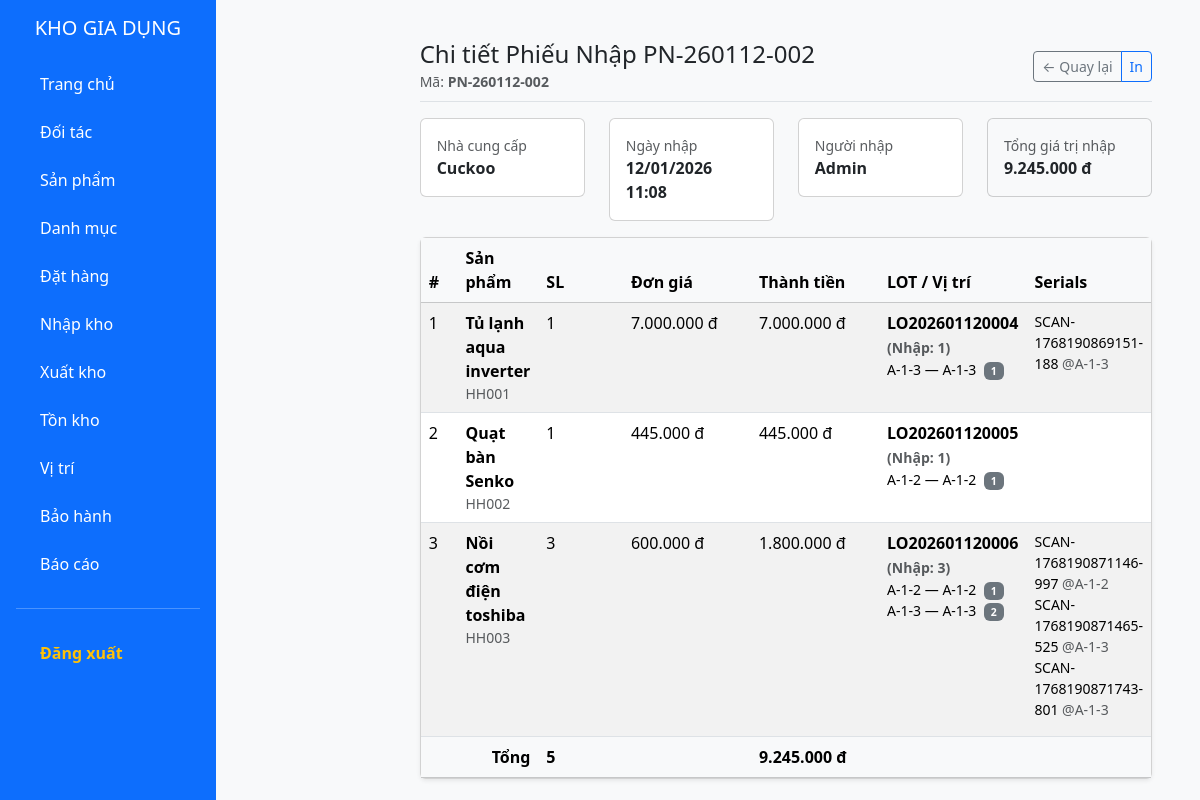
The app's page /public/import/show/PN-260112-002 (signed in) with its own data.
### tables this page shows
CREATE TABLE IF NOT EXISTS `phieunhap` (
  `maPN` varchar(20) NOT NULL,
  `ngayNhap` datetime DEFAULT CURRENT_TIMESTAMP,
  `maNCC` varchar(10) NOT NULL,
  `ghiChu` varchar(300) DEFAULT NULL,
  `maND` varchar(20) DEFAULT NULL,
  PRIMARY KEY (`maPN`),
  KEY `fk_pn_ncc` (`maNCC`),
  KEY `fk_pn_nd` (`maND`)
);

CREATE TABLE IF NOT EXISTS `nhacungcap` (
  `maNCC` varchar(10) NOT NULL,
  `tenNCC` varchar(100) NOT NULL,
  `diaChi` varchar(200) DEFAULT NULL,
  `sdt` varchar(20) DEFAULT NULL,
  `email` varchar(50) DEFAULT NULL,
  `trangThai` tinyint DEFAULT '1',
  PRIMARY KEY (`maNCC`)
);

CREATE TABLE IF NOT EXISTS `nguoidung` (
  `maND` varchar(20) NOT NULL,
  `tenND` varchar(100) NOT NULL,
  `email` varchar(50) DEFAULT NULL,
  `sdt` varchar(10) DEFAULT NULL,
  `taiKhoan` varchar(50) NOT NULL,
  `matKhau` varchar(255) NOT NULL,
  `maVaiTro` varchar(20) NOT NULL,
  PRIMARY KEY (`maND`),
  UNIQUE KEY `taiKhoan` (`taiKhoan`),
  KEY `fk_nguoidung_vaitro` (`maVaiTro`)
);

CREATE TABLE IF NOT EXISTS `ct_phieunhap` (
  `maPN` varchar(20) NOT NULL,
  `maHH` varchar(20) NOT NULL,
  `soLuong` int NOT NULL,
  `donGia` decimal(18,2) DEFAULT NULL,
  PRIMARY KEY (`maPN`,`maHH`),
  KEY `fk_ctpn_hh` (`maHH`)
);

CREATE TABLE IF NOT EXISTS `hanghoa` (
  `maHH` varchar(20) NOT NULL,
  `tenHH` varchar(200) NOT NULL,
  `maDVT` varchar(10) NOT NULL,
  `thuongHieu` varchar(100) DEFAULT NULL,
  `model` varchar(100) DEFAULT NULL,
  `moTa` varchar(300) DEFAULT NULL,
  `maDanhMuc` varchar(20) DEFAULT NULL,
  `loaiHang` enum('LO','SERIAL') DEFAULT 'LO',
  `heSoChiemCho` int DEFAULT '1',
  `thoiGianBaoHanh` int DEFAULT '12' COMMENT 'Thời gian bảo hành cho khách (Tháng)',
  PRIMARY KEY (`maHH`),
  KEY `fk_hanghoa_dvt` (`maDVT`),
  KEY `fk_hanghoa_danhmuc` (`maDanhMuc`)
);

CREATE TABLE IF NOT EXISTS `lohang` (
  `maLo` varchar(20) NOT NULL,
  `maPN` varchar(20) NOT NULL,
  `maHH` varchar(20) NOT NULL,
  `soLuongNhap` int NOT NULL,
  `ngayNhap` date NOT NULL,
  `hanBaoHanh` date DEFAULT NULL,
  PRIMARY KEY (`maLo`),
  KEY `fk_lo_pn` (`maPN`),
  KEY `fk_lo_hh` (`maHH`)
);

CREATE TABLE IF NOT EXISTS `lo_hang_vi_tri` (
  `maLVT` int NOT NULL AUTO_INCREMENT,
  `maLo` varchar(20) NOT NULL,
  `maViTri` varchar(20) NOT NULL,
  `soLuong` int NOT NULL,
  PRIMARY KEY (`maLVT`),
  KEY `fk_lvt_lo` (`maLo`),
  KEY `fk_lvt_vitri` (`maViTri`)
);

CREATE TABLE IF NOT EXISTS `vitri` (
  `maViTri` varchar(20) NOT NULL,
  `day` varchar(10) DEFAULT NULL,
  `ke` varchar(10) DEFAULT NULL,
  `o` varchar(10) DEFAULT NULL,
  `trangThai` enum('TRONG','DAY') DEFAULT 'TRONG',
  `sucChuaToiDa` int DEFAULT '100',
  PRIMARY KEY (`maViTri`)
);

CREATE TABLE IF NOT EXISTS `hanghoa_serial` (
  `serial` varchar(50) NOT NULL,
  `maLo` varchar(20) DEFAULT NULL,
  `trangThai` int DEFAULT '1',
  `maViTri` varchar(20) DEFAULT NULL,
  PRIMARY KEY (`serial`),
  KEY `fk_hhs_lo` (`maLo`),
  KEY `fk_hhs_vitri` (`maViTri`)
);

### app/controllers/ImportController.php (called while the page is built, shortened)
<?php
class ImportController extends Controller {
    private $importModel;
    public function __construct() {
        $this->importModel = $this->model('ImportModel');
    }
    public function show($maPN) {
        $data = $this->importModel->getImportById($maPN);
        $viewData = [
            'title' => 'Chi tiết Phiếu Nhập ' . $maPN,
            'import' => $data['header'],
            'lines' => $data['lines']
        ];
        $this->view('import/show', $viewData);
    }
}
?>

### app/core/app.php (called while the page is built, shortened)
<?php
class App {
    protected $action = 'index';
    public function __construct() {
        $url = $this->parseUrl();
        if (isset($url[0])) {
            if (file_exists(APP_ROOT . '/controllers/' . ucfirst($url[0]) . 'Controller.php')) {
                unset($url[0]);
            }
        }
        $this->controller = new $this->controller;
        if (isset($url[1])) {
            if (method_exists($this->controller, $url[1])) {
                $this->action = $url[1];
                unset($url[1]);
            }
        }
        $this->params = $url ? array_values($url) : [];
        call_user_func_array([$this->controller, $this->action], $this->params);
    }
    public function parseUrl() {
        if (isset($_GET['url'])) {
            return explode('/', filter_var(rtrim($_GET['url'], '/'), FILTER_SANITIZE_URL));
        }
    }
}
?>

### public/index.php (called while the page is built, shortened)
<?php
require_once ROOT_PATH . '/app/core/Database.php';
require_once ROOT_PATH . '/app/core/Controller.php';
require_once ROOT_PATH . '/app/core/App.php';
$app = new App();
?>

### app/models/ImportModel.php (called while the page is built, shortened)
<?php
class ImportModel {
    private $conn;
    public function __construct() {
        $this->conn = Database::getInstance()->getConnection();
    }
    public function getImportById($maPN) {
        $sql = "SELECT pn.*, ncc.tenNCC, nd.tenND
                FROM phieunhap pn
                JOIN nhacungcap ncc ON pn.maNCC = ncc.maNCC
                LEFT JOIN nguoidung nd ON pn.maND = nd.maND
                WHERE pn.maPN = :maPN LIMIT 1";
        $stmt = $this->conn->prepare($sql);
        $stmt->execute([':maPN' => $maPN]);
        $header = $stmt->fetch(PDO::FETCH_ASSOC);
        $sqlLines = "SELECT ct.*, hh.tenHH
                     FROM ct_phieunhap ct
                     LEFT JOIN hanghoa hh ON ct.maHH = hh.maHH
                     WHERE ct.maPN = :maPN";
        $stmt = $this->conn->prepare($sqlLines);
        $stmt->execute([':maPN' => $maPN]);
        $lines = $stmt->fetchAll(PDO::FETCH_ASSOC);
        foreach ($lines as &$ln) {
            $ln['lots'] = [];
            $sqlLohang = "SELECT * FROM lohang WHERE maPN = :maPN AND maHH = :maHH";
            $stmtL = $this->conn->prepare($sqlLohang);
            $stmtL->execute([':maPN' => $maPN, ':maHH' => $ln['maHH']]);
            $lohangs = $stmtL->fetchAll(PDO::FETCH_ASSOC);
            foreach ($lohangs as $lh) {
                $lot = $lh;
                $sqlLoc = "SELECT lvt.*, v.day, v.ke, v.o FROM lo_hang_vi_tri lvt LEFT JOIN vitri v ON lvt.maViTri = v.maViTri WHERE lvt.maLo = :maLo";
                $stmtLoc = $this->conn->prepare($sqlLoc);
                $stmtLoc->execute([':maLo' => $lh['maLo']]);
                $lot['locations'] = $stmtLoc->fetchAll(PDO::FETCH_ASSOC);
                $sqlSerials = "SELECT serial, trangThai, maViTri FROM hanghoa_serial WHERE maLo = :maLo";
                $stmtS = $this->conn->prepare($sqlSerials);
                $stmtS->execute([':maLo' => $lh['maLo']]);
                $lot['serials'] = $stmtS->fetchAll(PDO::FETCH_ASSOC);
            }
        }
        return ['header' => $header, 'lines' => $lines];
    }
}
?>

### app/core/Database.php (called while the page is built, shortened)
<?php
class Database {
    private static $instance = null;
    private $conn;
    private function __construct() {
        try {
            $dsn = "mysql:host=" . DB_HOST . ";dbname=" . DB_NAME . ";charset=utf8mb4";
            $this->conn = new PDO($dsn, DB_USER, DB_PASS);
            $this->conn->setAttribute(PDO::ATTR_ERRMODE, PDO::ERRMODE_EXCEPTION);
            $this->conn->setAttribute(PDO::ATTR_DEFAULT_FETCH_MODE, PDO::FETCH_ASSOC);
        } catch(PDOException $e) {
            die("Lỗi kết nối MySQL: " . $e->getMessage());
        }
    }
    public static function getInstance() {
        if (!self::$instance) {
            self::$instance = new Database();
        }
        return self::$instance;
    }
    public function getConnection() {
        return $this->conn;
    }
}
?>

### app/views/import/show.php (the view, shortened to what this page needs)
<?php require_once APP_ROOT . '/views/layouts/header.php'; ?>
<?php require_once APP_ROOT . '/views/layouts/sidebar.php'; ?>
<main class="col-md-9 ms-sm-auto col-lg-10 px-md-4">
    <?php $imp = $data['import']; $lines = $data['lines']; ?>
    <div class="d-flex justify-content-between align-items-center pt-3 pb-2 mb-3 border-bottom">
        <div>
            <h1 class="h4 mb-0"><?php echo htmlspecialchars($data['title'] ?? 'Chi tiết Phiếu Nhập'); ?></h1>
            <small class="text-muted">Mã: <strong><?php echo htmlspecialchars($imp['maPN']); ?></strong></small>
        </div>
        <div class="btn-group">
            <a href="<?php echo BASE_URL; ?>/import" class="btn btn-sm btn-outline-secondary">&larr; Quay lại</a>
            <button class="btn btn-sm btn-outline-primary" onclick="window.print();">In</button>
        </div>
    </div>
    <div class="row mb-3">
        <div class="col-md-3">
            <div class="card">
                <div class="card-body">
                    <div class="small text-muted">Nhà cung cấp</div>
                    <div class="fw-bold"><?php echo htmlspecialchars($imp['tenNCC']); ?></div>
                </div>
            </div>
        </div>
        <div class="col-md-3">
            <div class="card">
                <div class="card-body">
                    <div class="small text-muted">Ngày nhập</div>
                    <div class="fw-bold"><?php echo date('d/m/Y H:i', strtotime($imp['ngayNhap'])); ?></div>
                </div>
            </div>
        </div>
        <div class="col-md-3">
            <div class="card">
                <div class="card-body">
                    <div class="small text-muted">Người nhập</div>
                    <div class="fw-bold"><?php echo htmlspecialchars($imp['tenND']); ?></div>
                </div>
            </div>
        </div>
        <div class="col-md-3">
            <div class="card bg-light">
                <div class="card-body">
                    <?php
                        $totalItems = 0; $totalAmount = 0;
                        foreach ($lines as $ln) {
                            $totalItems += intval($ln['soLuong']);
                            $totalAmount += intval($ln['soLuong']) * floatval($ln['donGia']);
                        }
                    ?>
                    <div class="small text-muted">Tổng giá trị nhập</div>
                    <div class="fw-bold"><?php echo number_format($totalAmount, 0, ',', '.'); ?> đ</div>
                </div>
            </div>
        </div>
    </div>
    <div class="card shadow-sm">
        <div class="card-body p-0">
            <div class="table-responsive">
                <table class="table table-striped table-hover mb-0">
                    <thead class="table-light">
                        <tr>
                            <th style="width:40px">#</th>
                            <th>Sản phẩm</th>
                            <th style="width:100px">SL</th>
                            <th style="width:140px">Đơn giá</th>
                            <th style="width:140px">Thành tiền</th>
                            <th>LOT / Vị trí</th>
                            <th>Serials</th>
                        </tr>
                    </thead>
                    <tbody>
                        <?php if (!empty($lines)): ?>
                            <?php $i = 1; foreach ($lines as $ln): ?>
                                <?php $lineTotal = intval($ln['soLuong']) * floatval($ln['donGia']); ?>
                                <tr>
                                    <td><?php echo $i++; ?></td>
                                    <td>
                                        <div class="fw-bold"><?php echo htmlspecialchars($ln['tenHH'] ?? $ln['maHH']); ?></div>
                                        <div class="small text-muted"><?php echo htmlspecialchars($ln['maHH']); ?></div>
                                    </td>
                                    <td><?php echo intval($ln['soLuong']); ?></td>
                                    <td><?php echo number_format($ln['donGia'], 0, ',', '.'); ?> đ</td>
                                    <td><?php echo number_format($lineTotal, 0, ',', '.'); ?> đ</td>
                                    <td>
                                        <?php if (!empty($ln['lots'])): ?>
                                            <?php foreach ($ln['lots'] as $lot): ?>
                                                <div class="mb-2">
                                                    <div class="fw-semibold"><?php echo htmlspecialchars($lot['maLo']); ?> <small class="text-muted">(Nhập: <?php echo intval($lot['soLuongNhap']); ?>)</small></div>
                                                    <?php if (!empty($lot['locations'])): ?>
                                                        <div class="small">
                                                            <?php foreach ($lot['locations'] as $loc): ?>
                                                                <div><?php echo htmlspecialchars($loc['maViTri']); ?> — <?php echo htmlspecialchars($loc['day'] . '-' . $loc['ke'] . '-' . $loc['o']); ?> <span class="badge bg-secondary ms-1"><?php echo intval($loc['soLuong']); ?></span></div>
                                                            <?php endforeach; ?>
                                                        </div>
                                                    <?php endif; ?>
                                                </div>
                                            <?php endforeach; ?>
                                        <?php else: ?>
                                            -
                                        <?php endif; ?>
                                    </td>
                                    <td>
                                        <?php if (!empty($ln['lots'])): ?>
                                            <?php foreach ($ln['lots'] as $lot): ?>
                                                <?php if (!empty($lot['serials'])): ?>
                                                    <div class="mb-2 small text-monospace">
                                                        <?php foreach ($lot['serials'] as $s): ?>
                                                            <div><?php echo htmlspecialchars($s['serial']); ?><?php if (!empty($s['maViTri'])) echo ' <span class="text-muted">@' . htmlspecialchars($s['maViTri']) . '</span>'; ?></div>
                                                        <?php endforeach; ?>
                                                    </div>
                                                <?php endif; ?>
                                            <?php endforeach; ?>
                                        <?php else: ?>
                                            -
                                        <?php endif; ?>
                                    </td>
                                </tr>
                            <?php endforeach; ?>
                        <?php else: ?>
                            <tr><td colspan="7" class="text-center text-muted py-4">Không có chi tiết.</td></tr>
                        <?php endif; ?>
                    </tbody>
                    <?php if (!empty($lines)): ?>
                        <tfoot>
                            <tr class="table-light">
                                <td></td>
                                <td class="text-end"><strong>Tổng</strong></td>
                                <td><strong><?php echo $totalItems; ?></strong></td>
                                <td></td>
                                <td><strong><?php echo number_format($totalAmount, 0, ',', '.'); ?> đ</strong></td>
                                <td colspan="2"></td>
                            </tr>
                        </tfoot>
                    <?php endif; ?>
                </table>
            </div>
        </div>
    </div>
</main>
<?php require_once APP_ROOT . '/views/layouts/footer.php'; ?>

### records on screen
phieunhap: maPN "PN-260112-002", maNCC.tenNCC "Cuckoo", ngayNhap "12/01/2026 11:08", maND.tenND "Admin"
ct_phieunhap: maHH.tenHH "Tủ lạnh aqua inverter", maHH "HH001", soLuong "1", donGia "7.000.000", lineTotal "7.000.000"
lohang: maLo "LO202601120004", soLuongNhap "1"
lo_hang_vi_tri: maViTri "A-1-3", maViTri.o "A-1-3", soLuong "1"
hanghoa_serial: serial "SCAN-1768190869151-188", maViTri "A-1-3"
ct_phieunhap: maHH.tenHH "Quạt bàn Senko", maHH "HH002", soLuong "1", donGia "445.000", lineTotal "445.000"
lohang: maLo "LO202601120005", soLuongNhap "1"
lo_hang_vi_tri: maViTri "A-1-2", maViTri.o "A-1-2", soLuong "1"
ct_phieunhap: maHH.tenHH "Nồi cơm điện toshiba", maHH "HH003", soLuong "3", donGia "600.000", lineTotal "1.800.000"
lohang: maLo "LO202601120006", soLuongNhap "3"
lo_hang_vi_tri: maViTri "A-1-2", maViTri.o "A-1-2", soLuong "1"
lo_hang_vi_tri: maViTri "A-1-3", maViTri.o "A-1-3", soLuong "2"
hanghoa_serial: serial "SCAN-1768190871146-997", maViTri "A-1-2"
hanghoa_serial: serial "SCAN-1768190871465-525", maViTri "A-1-3"
hanghoa_serial: serial "SCAN-1768190871743-801", maViTri "A-1-3"

### other values on screen
$data['title'] "Chi tiết Phiếu Nhập PN-260112-002"
$totalAmount "9.245.000"
$totalItems "5"
